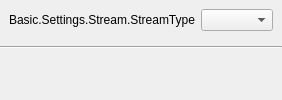
       <widget class="QWidget" name="streamPage">
        <layout class="QVBoxLayout" name="verticalLayout_5">
         <property name="leftMargin">
          <number>0</number>
         </property>
         <property name="topMargin">
          <number>0</number>
         </property>
         <property name="rightMargin">
          <number>0</number>
         </property>
         <property name="bottomMargin">
          <number>0</number>
         </property>
         <item>
          <widget class="QWidget" name="streamContainer" native="true">
           <property name="sizePolicy">
            <sizepolicy hsizetype="Preferred" vsizetype="Minimum">
             <horstretch>0</horstretch>
             <verstretch>0</verstretch>
            </sizepolicy>
           </property>
           <layout class="QVBoxLayout" name="verticalLayout_6">
            <property name="leftMargin">
             <number>0</number>
            </property>
            <property name="topMargin">
             <number>0</number>
            </property>
            <property name="rightMargin">
             <number>0</number>
            </property>
            <property name="bottomMargin">
             <number>0</number>
            </property>
            <item alignment="Qt::AlignTop">
             <widget class="QWidget" name="widget_5" native="true">
              <property name="sizePolicy">
               <sizepolicy hsizetype="Preferred" vsizetype="Maximum">
                <horstretch>0</horstretch>
                <verstretch>0</verstretch>
               </sizepolicy>
              </property>
              <layout class="QVBoxLayout" name="verticalLayout_7">
               <property name="leftMargin">
                <number>0</number>
               </property>
               <property name="topMargin">
                <number>0</number>
               </property>
               <property name="rightMargin">
                <number>0</number>
               </property>
               <property name="bottomMargin">
                <number>0</number>
               </property>
               <item>
                <widget class="QWidget" name="widget_6" native="true">
                 <layout class="QFormLayout" name="formLayout_8">
                  <property name="fieldGrowthPolicy">
                   <enum>QFormLayout::AllNonFixedFieldsGrow</enum>
                  </property>
                  <item row="0" column="0">
                   <widget class="QLabel" name="label_21">
                    <property name="minimumSize">
                     <size>
                      <width>170</width>
                      <height>0</height>
                     </size>
                    </property>
                    <property name="text">
                     <string>Basic.Settings.Stream.StreamType</string>
                    </property>
                    <property name="alignment">
                     <set>Qt::AlignRight|Qt::AlignTrailing|Qt::AlignVCenter</set>
                    </property>
                   </widget>
                  </item>
                  <item row="0" column="1">
                   <widget class="QComboBox" name="streamType"/>
                  </item>
                 </layout>
                </widget>
               </item>
               <item>
                <widget class="Line" name="line">
                 <property name="orientation">
                  <enum>Qt::Horizontal</enum>
                 </property>
                </widget>
               </item>
              </layout>
             </widget>
            </item>
           </layout>
          </widget>
         </item>
        </layout>
       </widget>
